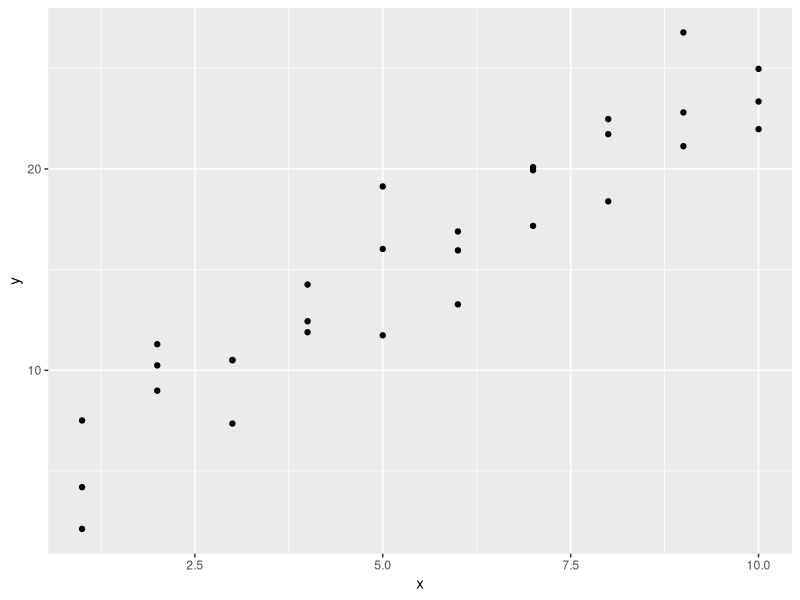
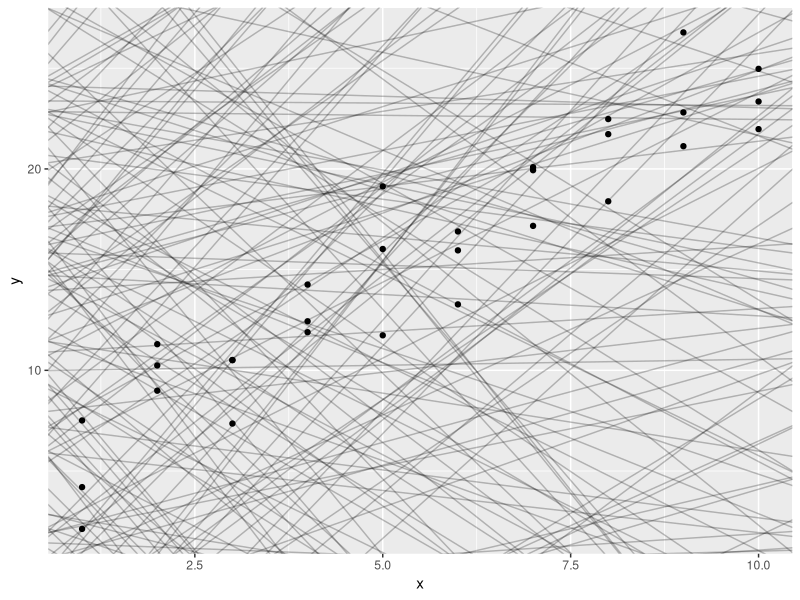
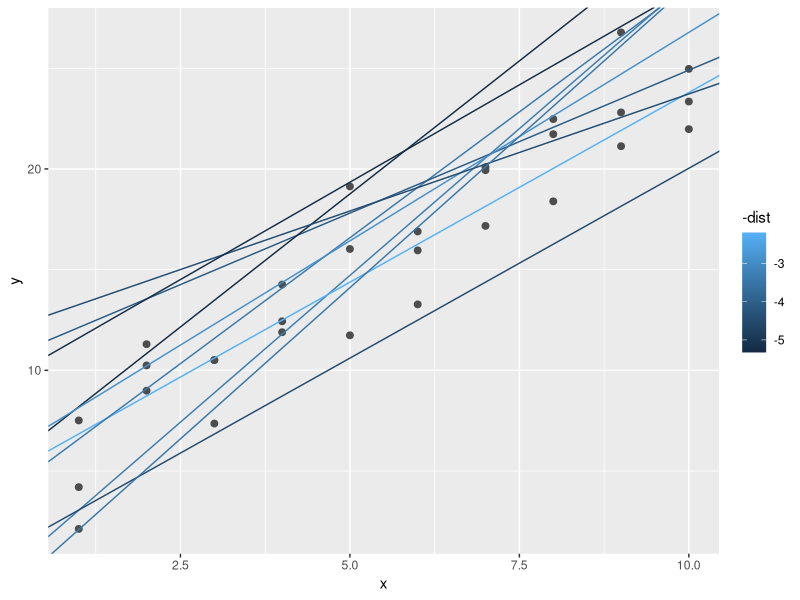
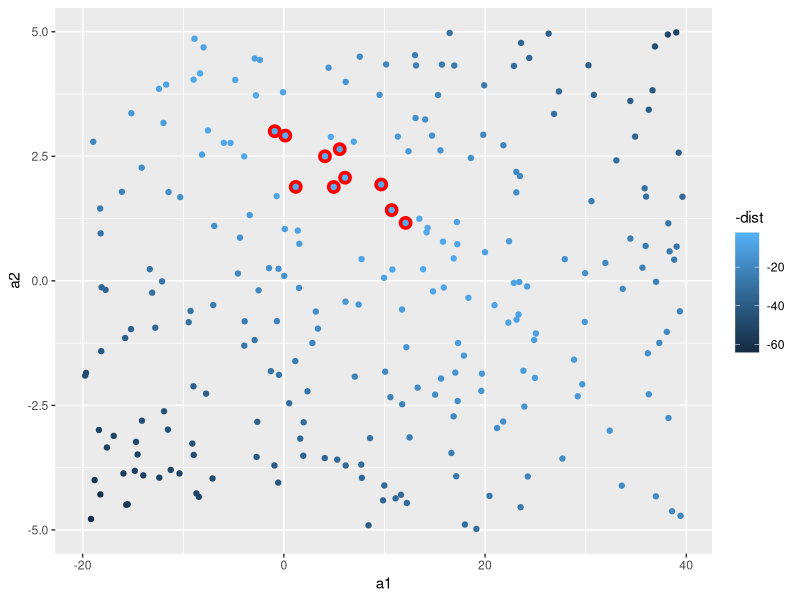
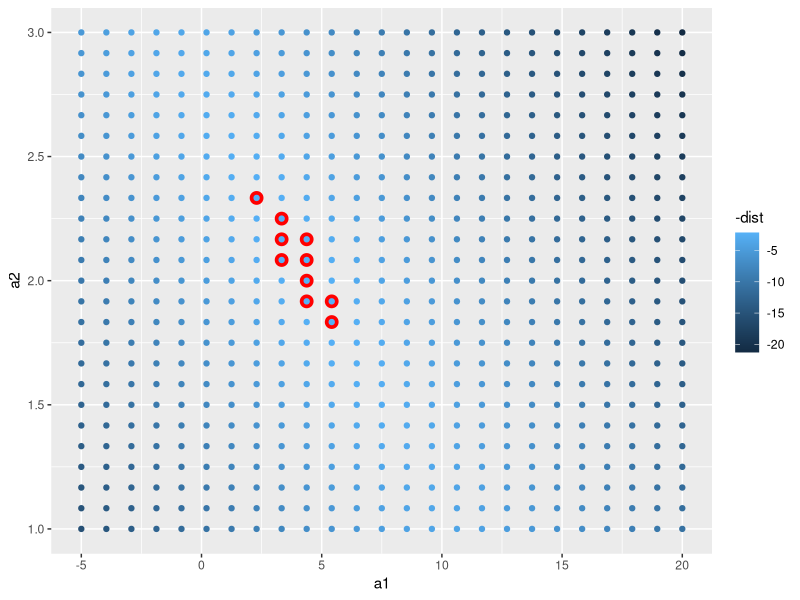
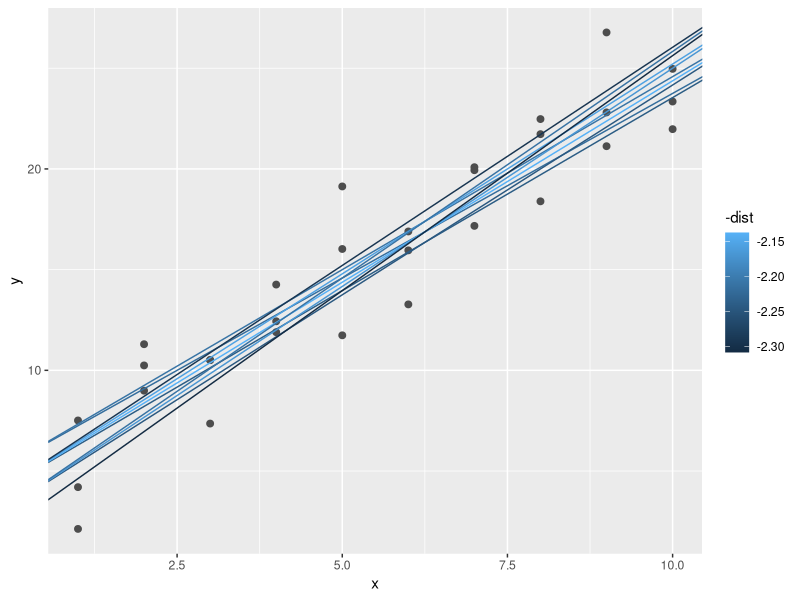
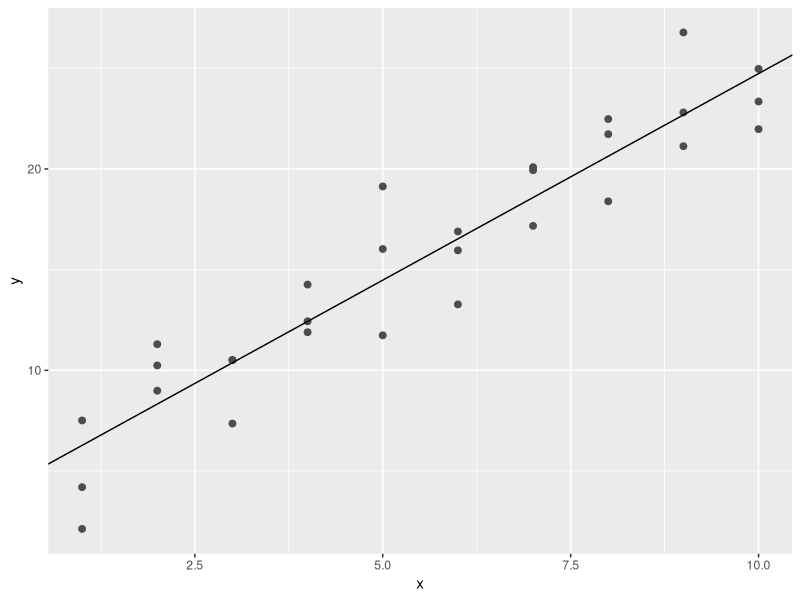
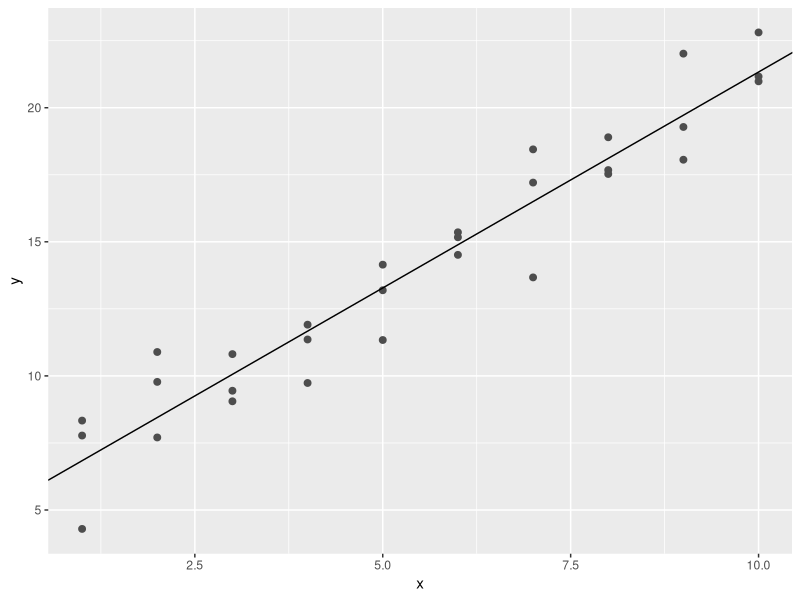

Recreate these plots in R, in order. (Note: this script raises an error after producing the figures.)
# Ch. 23 Model basics
# http://r4ds.had.co.nz/model-basics.html

# Introduction ####
# packages
library(tidyverse)
library(modelr)
library(ggplot2)
options(na.action = na.warn)
# plot
ggplot(sim1, aes(x, y)) + 
  geom_point()
# generate and plot 250 models
models <- tibble(
  a1 = runif(250, -20, 40),
  a2 = runif(250, -5, 5)
)
ggplot(sim1, aes(x, y)) +
  geom_abline(aes(intercept = a1, slope = a2), data = models, alpha = 1/4) +
  geom_point()
# measure the distance between each point and the model
model1 <- function(a, data){
  a[1] + data$x * a[2]
}
model1(c(7, 1.5), sim1)
# root mean squared deviation
measureDistance <- function(mod, data){
  diff <- data$y - model1(mod, data)
  sqrt(mean(diff ^ 2))
}
measureDistance(c(7, 1.5), sim1)
# compute distance for all models above
sim1Dist <- function(a1, a2){
  measureDistance(c(a1, a2), sim1)
}
models <- models %>%
  mutate(dist = purrr::map2_dbl(a1, a2, sim1Dist))
models
# overlay the best 10 models
ggplot(sim1, aes(x, y)) +
  geom_point(size = 2, color = "grey30") +
  geom_abline(
    aes(intercept = a1, slope = a2, color = -dist),
    data = filter(models, rank(dist) <= 10)
  )
# thinking about all 250 models as observations
ggplot(models, aes(a1, a2)) +
  geom_point(data = filter(models, rank(dist) <= 10), size = 4, color = "red") +
  geom_point(aes(color = -dist))
# grid search
grid <- expand.grid(
  a1 = seq(-5, 20, length = 25),
  a2 = seq(1, 3, length = 25)
) %>% 
  mutate(dist = purrr::map2_dbl(a1, a2, sim1Dist))
grid %>%
  ggplot(aes(a1, a2)) +
  geom_point(data = filter(grid, rank(dist) <= 10), size = 4, color = "red") +
  geom_point(aes(color = -dist))
# overlay all original 10 models on the data
ggplot(sim1, aes(x, y)) +
  geom_point(size = 2, color = "grey30") +
  geom_abline(
    aes(intercept = a1, slope = a2, color = -dist),
    data = filter(grid, rank(dist) <= 10)
  )
# Newton-Raphson algorithm
best <- optim(c(0, 0), measureDistance, data = sim1)
best$par
ggplot(sim1, aes(x, y)) +
  geom_point(size = 2, color = "grey30") +
  geom_abline(intercept = best$par[1], slope = best$par[2])
# using lm
sim1Mod <- lm(y ~ x, data = sim1)
coef(sim1Mod)
# Exercises ####
# 1.
sim1a <- tibble(
  x = rep(1:10, each = 3),
  y = x * 1.5 + 6 + rt(length(x), df = 2)
)
sim1aMod <- lm(y ~ x, data = sim1a)
ggplot(sim1a, aes(x, y)) + 
  geom_point(size = 2, color = "grey30") +
  geom_abline(intercept = sim1aMod$coefficients[1], slope = sim1aMod$coefficients[2])
# Not sure how to answer this; the linear model is sensitive to outliers?
# from https://jrnold.github.io/r4ds-exercise-solutions/model-basics.html
simt <- function(i){
  tibble(
    x = rep(1:10, each = 3),
    y = x * 1.5 + 6 + rt(length(x), df = 2),
    .id = i
  )
}
sims <- map_df(1:12, simt)
ggplot(sims, aes(x = x, y = y)) +
  geom_point() +
  geom_smooth(method = "lm", color = "red") +
  facet_wrap(~ .id, ncol = 4)
# with normal distributions
simNorm <- function(i) {
  tibble(
    x = rep(1:10, each = 3),
    y = x * 1.5 + 6 + rnorm(length(x)),
    .id = i
  )
}
simdfNorm <- map_df(1:12, simNorm)
ggplot(simdfNorm, aes(x = x, y = y)) +
  geom_point() +
  geom_smooth(method = "lm", color = "red") +
  facet_wrap(~ .id, ncol = 4)
#
tibble(
  x = seq(-5, 5, length.out = 100),
  normal = dnorm(x),
  student_t = dt(x, df = 2) 
) %>% 
  gather(distribution, density, -x) %>%
  ggplot(aes(x = x, y = density, colour = distribution)) +
  geom_line()

# 2.
# simulating data
sim1a <- tibble(
x = rep(1:10, each = 3),
y = x * 1.5 + 6 + rt(length(x), df = 2)
)
# using mean-absolute distance rather than root mean squared distance
makePrediction <- function(mod, data){
  mod[1] + mod[2] * data$x
}
#
measureDistance2 <- function(mod, data) {
  diff <- data$y - makePrediction(mod, data)
  mean(abs(diff))
}
# using N-R algorithm
best2 <- optim(c(0, 0), measureDistance2, data = sim1a)
best2$par
ggplot(sim1a, aes(x, y)) +
  geom_point(size = 2, color = "grey30") +
  geom_abline(intercept = best2$par[1], slope = best2$par[2])
# comparing lm to N-R
sim1aMod <- lm(y ~ x, data = sim1a)
ggplot(sim1a, aes(x, y)) + 
  geom_point(size = 2, color = "grey30") +
  geom_abline(intercept = sim1aMod$coefficients[1], slope = sim1aMod$coefficients[2]) + 
  geom_abline(intercept = best2$par[1], slope = best2$par[2], color = "red")
# 3.
# the problem is that an optimum for one parameter isn't guranteed to be an optimum for another
# 
# Visualizing models ####
# Predictions
# Making an evenly-spaced grid of values that covers the region where the data lies:
grid <- sim1 %>%
  data_grid(x)
grid
# adding predictions
grid <- grid %>%
  add_predictions(sim1Mod)
grid
#
ggplot(sim1, aes(x)) +
  geom_point(aes(y = y)) +
  geom_line(aes(y = pred), data = grid, color = "red", size = 1)
# Residuals
sim1 <- sim1 %>% 
  add_residuals(sim1Mod)
sim1
# a frequency polygon to understand the spread of the residuals
ggplot(sim1, aes(resid)) +
  geom_freqpoly(binwidth = 0.5)
# recreating the plot using residuals rather than the original predictor
ggplot(sim1, aes(x, resid)) +
  geom_ref_line(h = 0) +
  geom_point()
# Exercises ####
# 1.
sim1Loess <- loess(y ~ x, data = sim1)
sim1Lm <- lm(y ~ x, data = sim1)

gridLoess <- sim1 %>%
  add_predictions(sim1Loess)

sim1 <- sim1 %>%
  add_residuals(sim1Lm) %>%
  add_predictions(sim1Lm) %>%
  add_residuals(sim1Loess, var = "residLoess") %>%
  add_predictions(sim1Loess, var = "predLoess")

plotSim1Loess <-
  ggplot(sim1, aes(x = x, y = y)) +
  geom_point() +
  geom_line(aes(x = x, y = pred), data = gridLoess, color = "red")
plotSim1Loess
# plotting loess residuals vs. lm residuals
ggplot(sim1, aes(x = x)) +
  geom_ref_line(h = 0) +
  geom_point(aes(y = resid)) +
  geom_point(aes(y = residLoess), color = "red")
# 2.
# add_predictions adds a single column of predictions to the input
# spread_predictions adds a single column of predictions for each model (i.e. "wide")
# gather_predictions adds two columns, model and prediction, for each input row (i.e. "long")
# 3.
# geom_ref_line comes from the modelr package and it adds a reference line to a ggplot2 plot
# this is useful/helpful in examining residuals because it lets us easily identify the zero line
# 4. 
# Using the absolute value lets us examine the magnitude of the residuals, but does not allow us to see whether
#   the model systematicaly over- or under-estimates the residuals
#   
# Formulas and model families ####

df <- tribble(
  ~y, ~x1, ~x2,
  4,  2,   5,
  5,  1,   6
)
model_matrix(df, y ~ x1)
# dropping the intercept
model_matrix(df, y ~ x1 - 1)
# adding more variables
model_matrix(df, y ~ x1 + x2)
#
# Categorical variables
df <- tribble(
  ~ sex, ~ response,
  "male", 1,
  "female", 2,
  "male", 1
)
model_matrix(df, response ~ sex)
#
ggplot(sim2) + 
  geom_point(aes(x, y))
#
mod2 <- lm(y ~ x, data = sim2)
grid <- sim2 %>%
  data_grid(x) %>%
  add_predictions(mod2)
grid
#
ggplot(sim2, aes(x)) +
  geom_point(aes(y = y)) +
  geom_point(data = grid, aes(y = pred), color = "red", size = 4)
#
# Interactions (continuous and categorical)
# 
ggplot(sim3, aes(x1, y)) +
  geom_point(aes(color = x2))
# could fit 2 models to this data:
mod1 <- lm(y ~ x1 + x2, data = sim3)
mod2 <- lm(y ~ x1 * x2, data = sim3)
# visualizing:
#   data_grid() finds all unique values of x1 and x2 and the generates all combinations
#   gather_predictions() adds a prediction to each row
grid <- sim3 %>%
  data_grid(x1, x2) %>%
  gather_predictions(mod1, mod2)
grid
#
ggplot(sim3, aes(x1, y, color = x2)) +
  geom_point() +
  geom_line(data = grid, aes(y = pred)) +
  facet_wrap(~ model)
# which model fits better? look at the residuals
sim3 <- sim3 %>%
  gather_residuals(mod1, mod2)
ggplot(sim3, aes(x1, resid, color = x2)) +
  geom_point() +
  facet_grid(model ~ x2)
# model 1 has not captured some pattern that we can see in b, c, and d, that appears to be better captured in model 2
# 
# Interactions (2 continuous)
# 
mod1 <- lm(y ~ x1 + x2, data = sim4)
mod2 <- lm(y ~ x1 * x2, data = sim4)

grid <- sim4 %>% 
  data_grid(
    x1 = seq_range(x1, 5),# seq_range() instead of data_grid() to get a regularly-spaced grid of 5 values between the
                          # minimum and maximum numbers. 
    x2 = seq_range(x2, 5)
  ) %>%
  gather_predictions(mod1, mod2)
grid
# visualizing
ggplot(grid, aes(x1, x2)) +
  geom_tile(aes(fill = pred)) +
  facet_wrap(~ model)
# but this is partly a trick: our eyes arent very good at discerning shades of color
# instead we can look at it from the side:
ggplot(grid, aes(x1, pred, color = x2, group = x2)) +
  geom_line() +
  facet_wrap(~ model)
ggplot(grid, aes(x2, pred, color = x1, group = x1)) +
  geom_line() +
  facet_wrap(~ model)
#
# Transformations
# 
df <- tribble(
  ~y, ~x,
  1,  1,
  2,  2,
  3,  3
)
model_matrix(df, y ~ x^2 + x)
#vs.
model_matrix(df, y ~ I(x^2) + x)
#
# the poly() helper function
# 
model_matrix(df, y ~ poly(x, 2))
# this may be a problem, however, because outliers may shoot off into +/- infinity
# safer to use natural splines from the splines package
library(splines)
model_matrix(df, y ~ ns(x, 2))
#
sim5 <- tibble(
  x = seq(0, 3.5 * pi, length = 50),
  y = 4 * sin(x) + rnorm(length(x))
)
ggplot(sim5, aes(x, y)) +
  geom_point()
# fit 5 models to this data:
mod1 <- lm(y ~ ns(x, 1), data = sim5)
mod2 <- lm(y ~ ns(x, 2), data = sim5)
mod3 <- lm(y ~ ns(x, 3), data = sim5)
mod4 <- lm(y ~ ns(x, 4), data = sim5)
mod5 <- lm(y ~ ns(x, 5), data = sim5)
#
grid <- sim5 %>%
  data_grid(x = seq_range(x, n = 50, expand = 0.1)) %>%
  gather_predictions(mod1, mod2, mod3, mod4, mod5, .pred = "y")
ggplot(sim5, aes(x, y)) +
  geom_point() +
  geom_line(data = grid, color = "red") +
  facet_wrap(~ model)
#
# Exercises ####
# 
# 1.
mod2 <- lm(y ~ x, data = sim2)
mod2a <- lm(y ~ x - 1, data = sim2)

grid <- sim2 %>%
  data_grid(x) %>%
  spread_predictions(mod2, mod2a)
grid
# the predictions are the exact same
# 2.
# 3.
mod1 <- lm(y ~ x1 + x2, data = sim3)
mod2 <- lm(y ~ x1 * x2, data = sim3)
#
modelMatrixMod1 <- function(.data){
  mutate(.data,
         `x2b` = as.numeric(x2 == "b"),
         `x2c` = as.numeric(x2 == "c"),
         `x2d` = as.numeric(x2 == "d"),
         `x1:x2b` = x1 * x2b,
         `x1:x2c` = x1 * x2c,
         `x1:x2d` = x1 * x2d) %>%
    select(x1, x2b, x2c, x2d, `x1:x2b`, `x1:x2c`, `x1:x2d`)
}
modelMatrixMod1(sim3)
# or:
modelMatrixMod2 <- function(x1, x2){
  out <- tibble(x1 = x1)
  # find levels of x2
  x2 <- as.factor(x2)
  x2lvls <- levels(x2)
  # create an indicator variable for each level
  for (lvl in x2lvls[2:nlevels(x2)]){
    out[[str_c("x2", lvl)]] <- as.numeric(x2 == lvl)
  }
  # create interactions for each level
  for (lvl in x2lvls[2:nlevels(x2)]){
    out[[str_c("x1:x2", lvl)]] <- (x2 == lvl) * x1
  }
  out
}
modelMatrixMod2(sim3)
